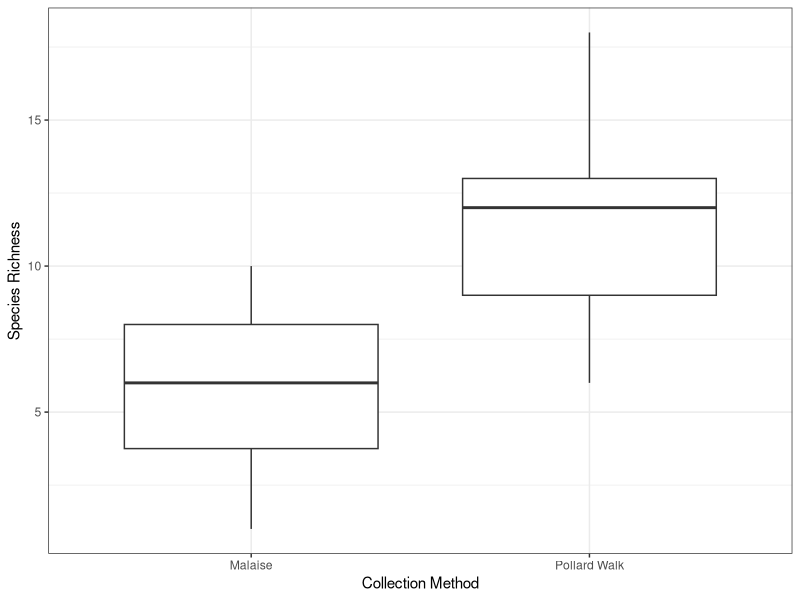

Generate this figure with R:
## ---- chunk 1
knitr::opts_chunk$set(echo = TRUE)
## ---- chunk 2
library("tidyr")
library("ggplot2")
bioscan <- read.csv(file = "data/BioScanData.csv")

# Drop any rows missing data
bioscan <- na.omit(bioscan)
## ---- chunk 3
# Identify sites with data for each of the two collection methods
pollard.sites <- bioscan$Site.Number[bioscan$Collection.Method == "Pollard Walk"]
malaise.sites <- bioscan$Site.Number[bioscan$Collection.Method == "Malaise"]

# Identify sites with data for *both* collection methods
sites.with.both <- intersect(x = pollard.sites, y = malaise.sites)

# Reduce dataset to only those sites with both types of data
bioscan <- bioscan[bioscan$Site.Number %in% sites.with.both, ]
rownames(bioscan) <- NULL
## ---- chunk 4
# Identify those columns with species data
species.cols <- c(5:33)

# Calculate richness for each row (total number of species with at least one 
# individual observed)
bioscan$richness <- apply(X = bioscan[, species.cols],
                          MARGIN = 1,
                          FUN = function(x) {
                            sum(x > 0)
                          })
## ---- chunk 5
# Create data frame for t-test. One column for Pollard, one for Malaise
richness.df <- bioscan[, c("Site.Number", "Collection.Method", "richness")]
richness.df <- richness.df %>%
  spread(Collection.Method, richness)
## ---- chunk 6
richness.t <- t.test(x = richness.df$Malaise, 
                     y = richness.df$`Pollard Walk`,
                     paired = TRUE)
## ---- chunk 7
# Have to do some formatting if p-value is really low, otherwise it just gets 
# reported as "0"
p.value <- "< 0.001"
if (richness.t$p.value > 0.001) {
  p.value <- paste0("= ", round(richness.t$p.value, 3))
}
## ---- chunk 8
richness.boxplot <- ggplot(data = bioscan, mapping = aes(x = Collection.Method, y = richness)) +
  geom_boxplot() +
  xlab(label = "Collection Method") + 
  ylab(label = "Species Richness") + 
  theme_bw()
print(richness.boxplot)
